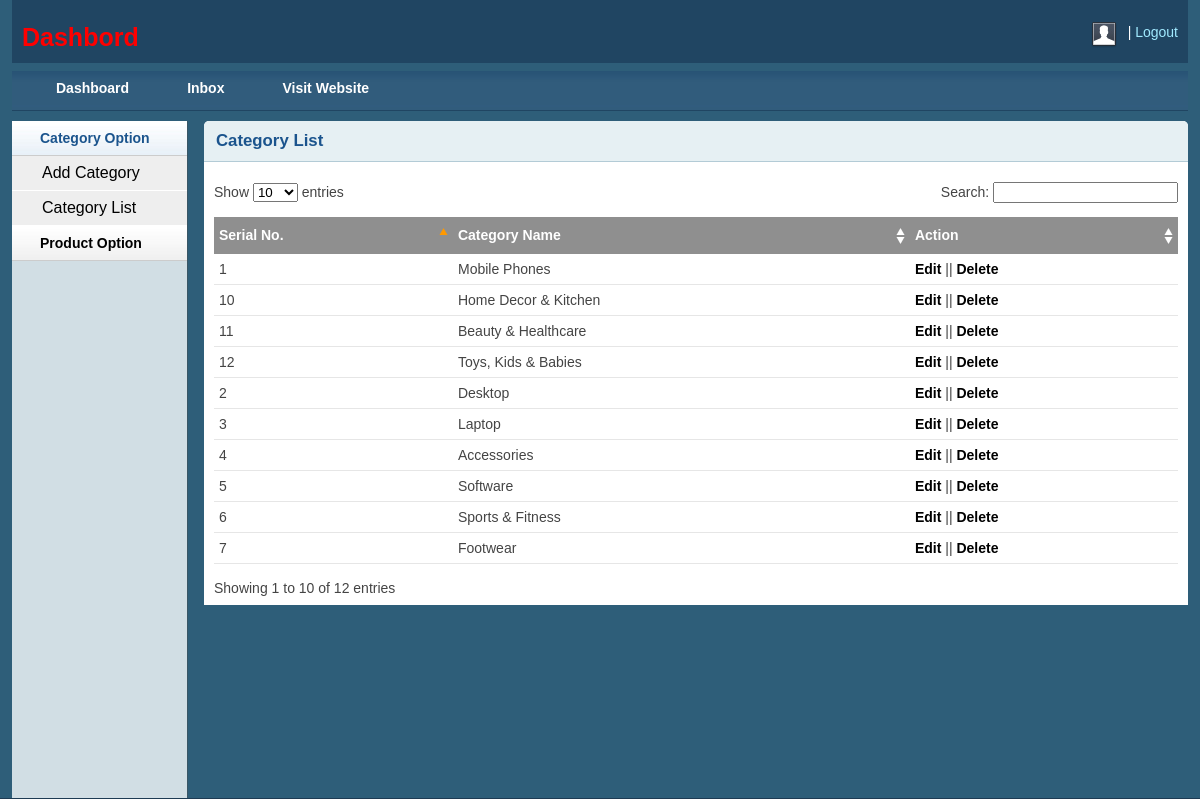
The app's page /admin/catlist.php (signed in) with its own data.
### tables this page shows
CREATE TABLE `tbl_category` (
  `catId` int(11) NOT NULL,
  `catName` varchar(255) NOT NULL
);

### lib/Database.php (called while the page is built, shortened)
<?php
class Database
{
    public $host   = DB_HOST;
    public $user   = DB_USER;
    public $pass   = DB_PASS;
    public $dbname = DB_NAME;
    public $link;
    private function connectDB()
    {
        $this->link = new mysqli(
            $this->host,
            $this->user,
            $this->pass,
            $this->dbname
        );
    }
    public function select($query)
    {
        $result = $this->link->query($query) or
        die($this->link->error . __LINE__);
        if ($result->num_rows > 0) {
            return $result;
        } else {
            return false;
        }
    }
}

### classes/Category.php (called while the page is built, shortened)
<?php
$filepath = realpath(dirname(__FILE__));
include_once($filepath.'/../lib/Database.php');
 ?>
<?php
class Category
{
    private $db;
    public function __construct()
    {
        $this->db = new Database();
    }
    public function getAllCat()
    {
        $query = "SELECT * FROM tbl_category ORDER BY catId DESC";
        $result = $this->db->select($query);
        return $result;
    }
}

### admin/catlist.php (the view, shortened to what this page needs)
<?php include 'inc/header.php';?>
<?php include 'inc/sidebar.php';?>
<?php include '../classes/Category.php'; ?>
<?php
$cat = new Category();
 ?>
        <div class="grid_10">
            <div class="box round first grid">
                <h2>Category List</h2>
                <div class="block">
                    <table class="data display datatable" id="example">
					<thead>
						<tr>
							<th>Serial No.</th>
							<th>Category Name</th>
							<th>Action</th>
						</tr>
					</thead>
					<tbody>
						<?php
                        $getCat = $cat->getAllCat();
                        if ($getCat) {
                            $i=0;
                            while ($result = $getCat->fetch_assoc()) {
                                $i++; ?>
						<tr class="odd gradeX">
							<td><?php echo $i; ?></td>
							<td><?php echo $result['catName']; ?></td>
							<td><a href="catedit.php?catid=<?php echo $result['catId']; ?>">Edit</a> || <a onclick="return confirm('Are you sure to delete this?')" href="?delcat=<?php echo $result['catId']; ?>">Delete</a></td>
						</tr>
						<?php
                            }
                        } ?>
					</tbody>
				</table>
               </div>
            </div>
        </div>
<?php include 'inc/footer.php';?>

### admin/css/layout.css (style rules this page uses)
body { background: #fff none repeat scroll 0 0; color: #444; font-size: 14px; padding: 0; }
a { color: #000; font-weight:bold; text-decoration: none; }
h1, h2, h3, h4, h5, h6 { line-height:1.2em; margin-bottom:.3em; }
h2 { margin-top:1em; }
.box { background:#fff; margin-bottom:20px; padding:10px 10px 10px 10px; margin-left:-8px; }
.box.grid { padding-bottom:40px; }
.box.round { -moz-border-radius: 5px 5px 0px 0px; -webkit-border-radius: 5px 5px 0px 0px; border-radius: 5px 5px 0px 0px; }
.box h2 { font-size:1.2em; font-weight:bold; color:#1B548D; background:#E6F0F3; margin:-10px -10px 0 -10px; padding:10px 12px; border-bottom:1px solid #B3CBD6; -moz-border-radius: 5px 5px 0px 0px; -webkit-border-radius: 5px 5px 0px 0px; border-radius: 5px 5px 0px 0px; }
.box.first { min-height: 406px; }
.block { padding-top:20px; }
.block { padding-bottom:1px; }
table.display { margin: 0 auto; clear: both; width: 100%; }
.sorting_asc { background: #8f8f8f url(../img/table/sort_asc.png) no-repeat center right; padding:8px 5px; text-align:left; color:#fff; }
.sorting { background:#8f8f8f url(../img/table/sort_both.png) no-repeat center right; padding:8px 5px; text-align:left; color:#fff; }
tr.odd { height: 30px; line-height: 30px; border-bottom:1px solid #e6e6e6; }
tr.even { height: 30px; line-height: 30px; border-bottom:1px solid #e6e6e6; }
tr.odd td, tr.even td { padding-left:5px; }

### records on screen
tbl_category: catName "Mobile Phones"
tbl_category: catName "Desktop"
tbl_category: catName "Laptop"
tbl_category: catName "Accessories"
tbl_category: catName "Software"
tbl_category: catName "Sports & Fitness"
tbl_category: catName "Footwear"
tbl_category: catName "Home Decor & Kitchen"
tbl_category: catName "Beauty & Healthcare"
tbl_category: catName "Toys, Kids & Babies"
